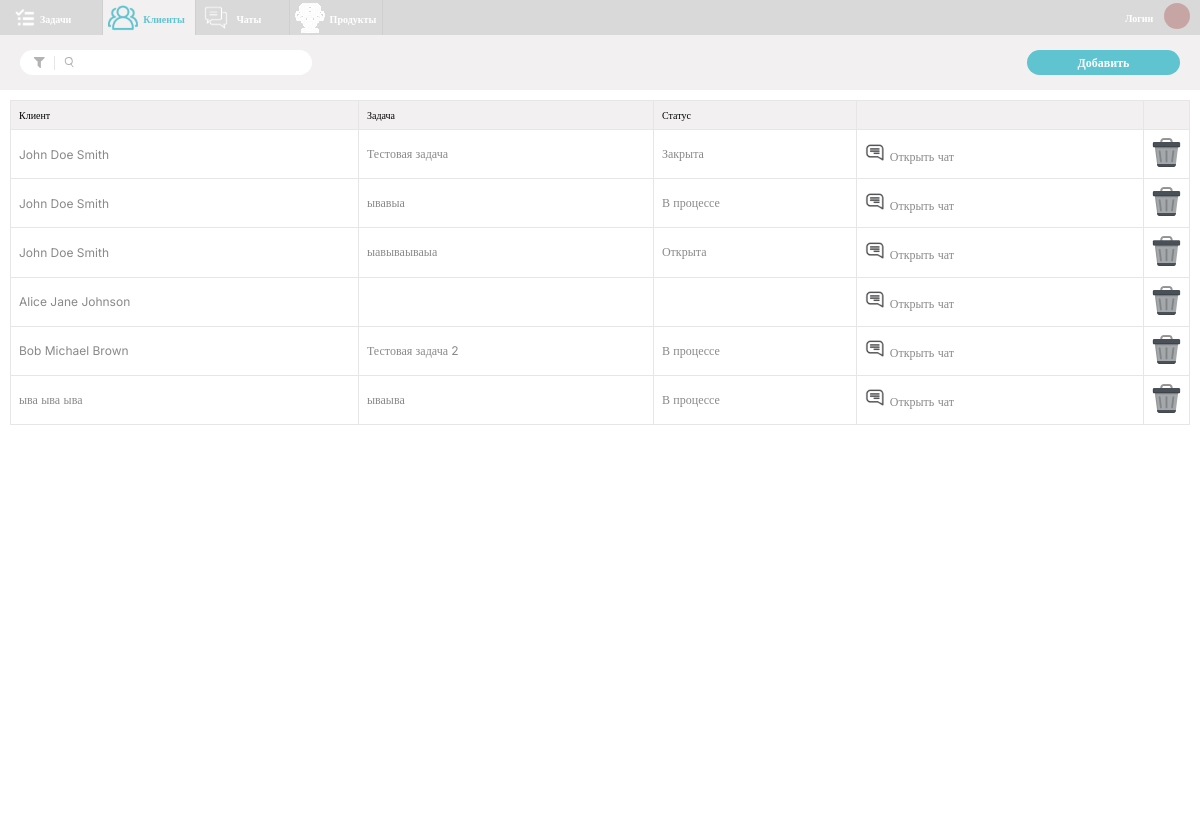
Page /Clients.php on the committed database.
### tables this page shows
CREATE TABLE `issues` (
  `id_issue` int NOT NULL,
  `id_status` int DEFAULT NULL,
  `id_user` int DEFAULT NULL,
  `id_client` int DEFAULT NULL,
  `id_mark` int DEFAULT NULL,
  `deleted` tinyint(1) DEFAULT '0',
  `name` varchar(100) DEFAULT NULL,
  `Description` text,
  `start_time` datetime DEFAULT NULL,
  `completion_time` datetime DEFAULT NULL,
  `product_id` int DEFAULT NULL
);

CREATE TABLE `clients` (
  `id_client` int NOT NULL,
  `first_name` varchar(100) DEFAULT NULL,
  `middle_name` varchar(100) DEFAULT NULL,
  `last_name` varchar(100) DEFAULT NULL,
  `deleted` tinyint(1) DEFAULT '0',
  `company_name` varchar(255) DEFAULT NULL,
  `contact_phone` varchar(20) DEFAULT NULL,
  `email` varchar(100) DEFAULT NULL,
  `inn` varchar(20) DEFAULT NULL,
  `username` varchar(45) NOT NULL,
  `chat_id` bigint NOT NULL
);

CREATE TABLE `status` (
  `id_status` int NOT NULL,
  `status_name` varchar(50) NOT NULL
);

### Clients.php (the view, shortened to what this page needs)
<?php
include 'database.php';
$sql = "SELECT c.id_client, c.first_name, c.middle_name, c.last_name, i.name AS task_name, s.status_name
        FROM clients c
        LEFT JOIN issues i ON c.id_client = i.id_client
        LEFT JOIN status s ON i.id_status = s.id_status";
$result = $conn->query($sql);
?>
<!DOCTYPE html>
<html lang="en">
<head>
    <link rel="stylesheet" href="CSS/clientsStyle.css">
    <link rel="stylesheet" href="CSS/clientsEdit.css">
    <link rel="stylesheet" href="CSS/addClientModal.css">
</head>
<body>
<header>
    <div class="header-container">
        <div class="nav-item">
            <a href="Tasks.php" class="rectangle-9 tasks" style="text-decoration: none;">
                <img src="IMG/image-70.svg" alt="Задачи" width="30" height="30"/>
                <span class="nav-text">Задачи</span>
            </a>
        </div>
        <div class="nav-item active">
            <div class="rectangle-9 client">
                <img src="IMG/image-80active.svg" alt="Клиенты" width="21" height="21"/>
                <span class="nav-text">Клиенты</span>
            </div>
        </div>
        <div class="nav-item">
            <a href="Chats.php" class="rectangle-9 chat" style="text-decoration: none;">
                <img src="IMG/image-90.svg" alt="Чаты" width="28" height="24"/>
                <span class="nav-text">Чаты</span>
            </a>
        </div>
        <div class="nav-item">
            <a href="product/products.php" class="rectangle-9 chat" style="text-decoration: none;">
                <img src="IMG/image30.svg" alt="Чаты" width="28" height="24"/>
                <span class="nav-text">Продукты</span>
            </a>
        </div>
    </div>
    <div class="login-avatar-container">
        <div class="login-text">Логин</div>
        <div class="avatar">
            <svg xmlns="http://www.w3.org/2000/svg" width="26" height="26" viewBox="0 0 26 26" fill="none">
                <circle cx="13" cy="13" r="13" fill="#C7A5A5"/>
            </svg>
        </div>
    </div>
</header>
<div class="header-content">
    <div class="search-panel">
        <img src="IMG/Polygon2.svg" alt="Polygon2"/>
        <img src="IMG/Search.svg" alt="Search"/>
        <input type="text" id="searchInput" onkeyup="searchTable()">
    </div>
    <div class="add-button" onclick="openAddClientModal()"><span>Добавить</span></div>
</div>
<div class="task-list-container">
    <table class="task-table">
        <thead>
        <tr>
            <th>Клиент</th>
            <th>Задача</th>
            <th>Статус</th>
            <th></th>
            <th></th>
        </tr>
        </thead>
        <tbody>
        <?php
        if ($result->num_rows > 0) {
            while ($row = $result->fetch_assoc()) {
                echo "<tr>";
                echo "<td> <span style='cursor: pointer;' onclick='openModal(" . $row['id_client'] . ")'>" . $row["first_name"] . " " . $row["middle_name"] . " " . $row["last_name"] . "</span></td>";
                echo "<td>" . $row["task_name"] . "</td>";
                echo "<td>" . $row["status_name"] . "</td>";
                echo "<td><img src='IMG/chat.svg' alt='chat' /> Открыть чат</td>";
                echo "<td><img src='IMG/delete.svg' alt='delete' style='cursor: pointer;' onclick='deleteClient(" . $row['id_client'] . ")'></td>";
                echo "</tr>";
            }
        } else {
            echo "<tr><td colspan='4'>Нет данных</td></tr>";
        }
        ?>
        </tbody>
    </table>
</div>
</body>
</html>

### CSS/clientsStyle.css (style rules this page uses)
body { margin: 0; font-family: Inter; overflow: hidden; background-color: #F2F0F0; }
header { width: 100%; height: 35px; background-color: #D9D9D9; display: flex; justify-content: space-between; align-items: center; padding: 0 10px; }
.header-container { display: flex; }
.nav-item { flex-shrink: 0; position: relative; }
.tasks .nav-text { width: 39.244px; height: 9.479px; flex-shrink: 0; color: #FFF; font-family: Inter; font-size: 10px; font-style: normal; font-weight: 700; line-height: normal; position: relative; z-index: 1; }
.client .nav-text { width: 46.112px; height: 9px; flex-shrink: 0; color: #5FC3D0; font-family: Inter; font-size: 10px; font-style: normal; font-weight: 700; line-height: normal; position: relative; z-index: 1; }
.active .rectangle-9 { background-color: #F2F0F0; }
.rectangle-9::after { content: ""; width: 1px; height: 35px; background: #CFCFCF; position: absolute; top: 0; right: 0; }
.rectangle-9 { width: 93.21px; height: 35px; position: relative; display: flex; align-items: center; cursor: pointer; }
.rectangle-9 img { width: 30px; height: 30px; flex-shrink: 0; }
.rectangle-9.client img { margin-right: 5px; margin-left: 5px; }
.rectangle-9.chat img { margin-right: 5px; margin-left: 5px; }
.chat .nav-text { width: 39.244px; height: 9.479px; flex-shrink: 0; color: #FFF; font-family: Inter; font-size: 10px; font-style: normal; font-weight: 700; line-height: normal; position: relative; z-index: 1; }
.login-avatar-container { display: flex; align-items: center; margin-right: 20px; }
.login-text { margin-right: 5px; width: 34px; height: 12px; flex-shrink: 0; color: #FFF; font-size: 10px; font-style: normal; font-weight: 700; line-height: normal; }
.header-content { margin-top: 15px; display: flex; align-items: center; margin-left: 10px; padding: 0 10px; }
.search-panel { width: 272px; height: 25px; flex-shrink: 0; border-radius: 30px; background: #FFF; display: flex; align-items: center; padding: 0 10px; overflow: hidden; }
.search-panel img { margin-left: 3px; margin-right: 3px; }
.search-panel input { border: none; outline: none; width: calc(100% - 22px); height: 25px; font-family: Inter; font-size: 12px; font-style: normal; font-weight: 400; line-height: normal; }
.add-button { margin-left: auto; margin-right: 10px; width: 153px; height: 25px; flex-shrink: 0; border-radius: 30px; background: #5FC3D0; cursor: pointer; display: flex; align-items: center; justify-content: center; }
.add-button span { color: #FFF; font-family: Inter; font-size: 12px; font-style: normal; font-weight: 700; line-height: normal; }
.task-list-container { width: calc(100% - 20px); height: calc(100vh - 94px); background: #FFF; margin-top: 15px; padding: 10px; overflow: auto; }
.task-table { width: 100%; border-collapse: collapse; }
.task-table th, .task-table td { border: 1px solid #E6E6E6; padding: 8px; text-align: left; }
.task-table th { background-color: #F2F0F0; color: #000; font-family: Inter; font-size: 10px; font-style: normal; font-weight: 400; line-height: normal; }

### CSS/clientsEdit.css (style rules this page uses)
body { margin: 0; padding: 0; color: #898989; font-family: Inter; font-size: 12px; font-style: normal; font-weight: 400; line-height: normal; }

### CSS/addClientModal.css (style rules this page uses)
body { margin: 0; padding: 0; color: #898989; font-family: Inter; font-size: 12px; font-style: normal; font-weight: 400; line-height: normal; }

### rows in the picture
issues: id_client.first_name "John", id_client.middle_name "Doe", id_client.last_name "Smith", name "Тестовая задача", id_status.status_name "Закрыта"
issues: id_client.first_name "John", id_client.middle_name "Doe", id_client.last_name "Smith", name "ывавыа", id_status.status_name "В процессе"
issues: id_client.first_name "John", id_client.middle_name "Doe", id_client.last_name "Smith", name "ыавываываыа", id_status.status_name "Открыта"
clients: first_name "Alice", middle_name "Jane", last_name "Johnson"
issues: id_client.first_name "Bob", id_client.middle_name "Michael", id_client.last_name "Brown", name "Тестовая задача 2", id_status.status_name "В процессе"
issues: id_client.first_name "ыва", id_client.middle_name "ыва", id_client.last_name "ыва", name "ываыва", id_status.status_name "В процессе"
